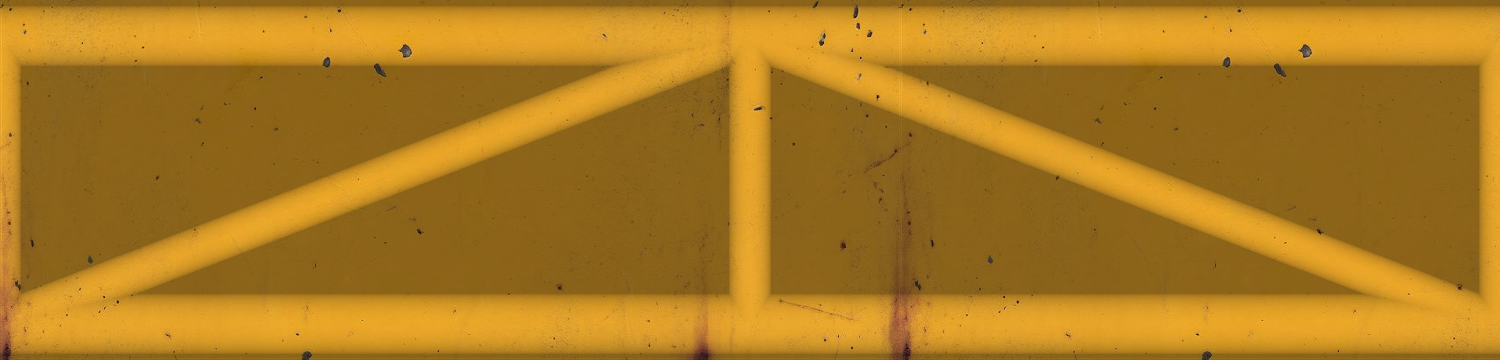
#> input picture assets_src/crane/tex/lattice_cjib_albedo.png, 1500 x 360 px
$ python -i gen_low_density.py   (imports and definitions only)
#> lines starting #> are read from the running program, lines starting #| are printed output that depends on the picture
#> further down, picture is the input picture: shape (360, 1500, 3); mean B, G, R 31.6, 122.6, 172.1
"""Low-density residential house generator: 7 lot types x 5 levels -> GLB files.

Design: the mesh is a handful of boxes and roof planes (tens of triangles). All detail (siding, shingles, windows,
doors, trim) is carried by tiling albedo + normal maps, because the engine builds its parallax height from the
normal map (src/surface_maps.h) -- so strong normals are the relief. Three materials per house: wall, roof, detail.

Run:  python gen_low_density.py            (needs numpy + Pillow only)
Source textures (Gemini): assets/buildings/low_density/src_tex/L<level>_wall.jpg and L<level>_roof.jpg
Output: assets/buildings/low_density/glb/LD_<W>x<D>_L<level>.glb
Units: metres, +Y up, house front faces +Z. One lot cell is 8 m.
"""
import io, json, os, struct, sys
import numpy as np
from PIL import Image, ImageDraw, ImageFilter
sys.path.insert(0, os.path.dirname(__file__))
import spom

ROOT = os.path.normpath(os.path.join(os.path.dirname(__file__), "..", ".."))
SRC = os.path.join(ROOT, "assets", "buildings", "low_density", "src_tex")
OUT = os.path.join(ROOT, "assets", "buildings", "low_density", "glb")
TEX = os.path.join(ROOT, "assets", "buildings", "low_density", "tex")
CELL = 8.0
LOT_TYPES = [(2, 2), (2, 3), (3, 3), (2, 4), (3, 4), (4, 4), (4, 6)]  # wiki: low density runs 2x2 .. 4x6
TEX_SIZE = 512

# wall/roof tile size in metres, normal-map strength (high on purpose: the normal map is the geometry), palette
LEVELS = {
    1: dict(wall_m=2.4, roof_m=2.0, wall_k=9.0, roof_k=8.0, trim=(70, 62, 52), door=(60, 44, 32), glass=(30, 38, 44)),
    2: dict(wall_m=2.0, roof_m=2.0, wall_k=7.0, roof_k=7.0, trim=(235, 232, 224), door=(120, 40, 36), glass=(34, 44, 56)),
    3: dict(wall_m=2.4, roof_m=2.2, wall_k=8.0, roof_k=7.0, trim=(238, 236, 228), door=(40, 70, 60), glass=(30, 42, 54)),
    4: dict(wall_m=1.5, roof_m=2.4, wall_k=10.0, roof_k=8.0, trim=(90, 70, 52), door=(70, 46, 30), glass=(26, 38, 52)),
    5: dict(wall_m=3.2, roof_m=3.0, wall_k=6.0, roof_k=5.0, trim=(40, 42, 46), door=(150, 110, 70), glass=(40, 62, 80)),
}


# ---------------------------------------------------------------- textures
# [10 lines left out: function seamless, not called in this run]


def height_from_albedo(rgb):
    g = rgb.astype(np.float32) @ np.array([0.299, 0.587, 0.114], np.float32) / 255.0
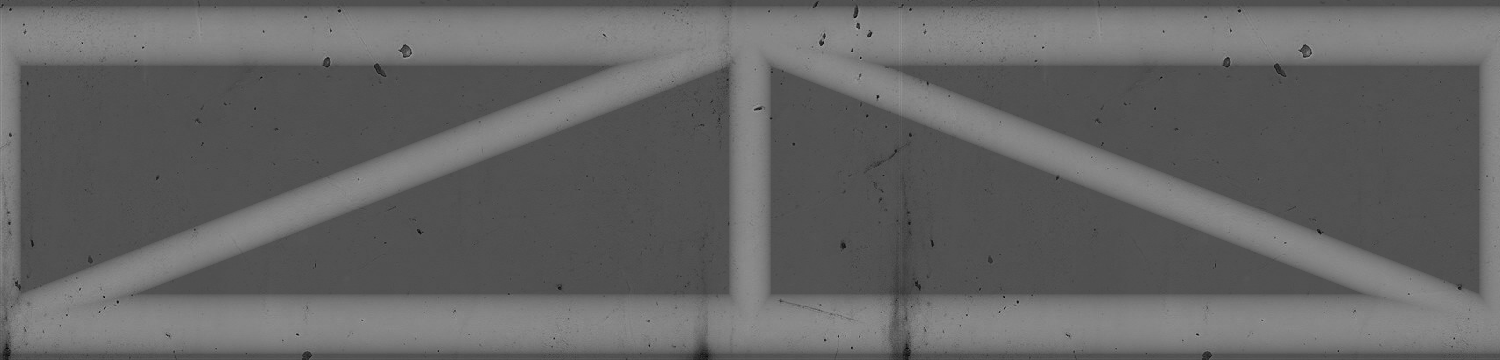
#> g: shape (360, 1500) float32; min 0.0161, max 0.643, mean 0.396
    im = Image.fromarray((g * 255).astype(np.uint8))
    low = np.asarray(im.filter(ImageFilter.GaussianBlur(12)), np.float32) / 255.0
    mid = np.asarray(im.filter(ImageFilter.GaussianBlur(2)), np.float32) / 255.0
    h = (mid - low) * 1.0 + 0.5 * (mid - 0.5)  # high-pass relief plus a little of the broad luminance
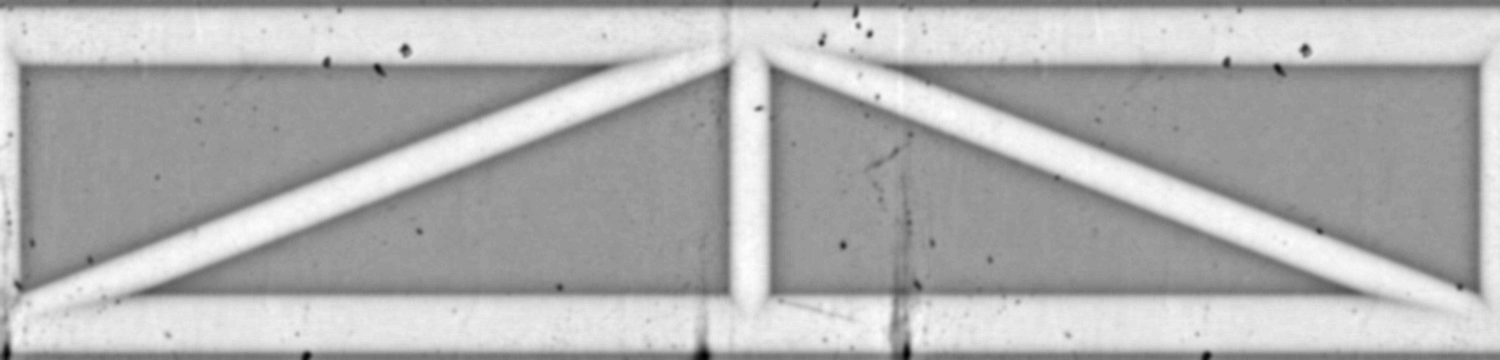
#> h: shape (360, 1500) float32; min -0.344, max 0.0775, mean -0.0516; drawn with min black and max white
    return h


# [6 lines left out: function normal_from_height, not called in this run]


def png(arr):
    b = io.BytesIO(); Image.fromarray(arr).save(b, "PNG", optimize=True); return b.getvalue()


def jpg(arr, q=88):
    b = io.BytesIO(); Image.fromarray(arr).save(b, "JPEG", quality=q); return b.getvalue()


# [55 lines left out: functions delight, tile_maps, detail_sheet, not called in this run]


ATLAS = {"win": (0, 0, 256, 256), "wide": (256, 0, 512, 256), "door": (0, 256, 256, 512), "garage": (256, 256, 512, 512)}


# ---------------------------------------------------------------- mesh
class Mesh:
    def __init__(self):
        self.prims = {"wall": [], "roof": [], "detail": [], "spom_balcony": [], "spom_canopy": [], "spom_rail": [], "drive": [], "base": []}  # lists of (pos, nrm, uv) per vertex, 4 per quad / 3 per tri

    # [10 lines left out: functions quad, tri, not called in this run]

    def raw_quad(self, mat, pts, normal, uvs, cols):
        """A quad whose normal and per-vertex colour are data for the shader (silhouette-POM volumes: see spom.py)."""
        self.prims[mat].append(([np.array(v, np.float32) for v in pts], np.array(normal, np.float32), list(uvs), 4, list(cols)))

    def tri_count(self):
        return sum(2 if c[3] == 4 else 1 for l in self.prims.values() for c in l)


def wall_uv(p, axis_u, m):  # world-space tiling for a vertical wall
    return (p[axis_u] / m, -p[1] / m)


# [35 lines left out: functions box, gable_roof, not called in this run]


def atlas_uv(name, u, v, inset=0.01):
    x0, y0, x1, y1 = ATLAS[name]
    return ((x0 + (x1 - x0) * (inset + u * (1 - 2 * inset))) / 512.0, (y0 + (y1 - y0) * (inset + (1 - v) * (1 - 2 * inset))) / 512.0)


GLASS_RECT = {"win": (56 / 256, 200 / 256, 46 / 256, 194 / 256), "wide": (26 / 256, 230 / 256, 74 / 256, 176 / 256)}


# [221 lines left out: functions deco, canopy_over, balcony_at, build_house, write_glb, main, not called in this run]


# [2 lines not run here, left out]

>>> import cv2
>>> picture = cv2.imread('../../assets_src/crane/tex/lattice_cjib_albedo.png')
>>> result = height_from_albedo(picture)
